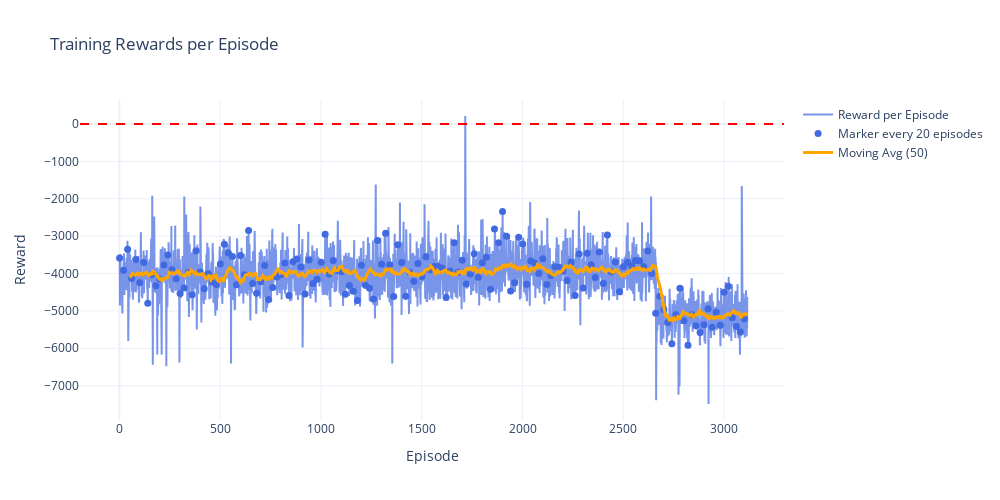

The code cell stored with this chart in its notebook:
### Code cell
import plotly.graph_objects as go
import numpy as np
import os

logs_path = "/Users/danielemateria/Desktop/q-learning-maze-robot/logs"
log_file_paths = os.listdir(logs_path)
log_file_paths = [os.path.join(logs_path, file) for file in log_file_paths if file.endswith('.log')]
log_file_paths.sort()

def extract_rewards_from_log(log_file_paths):
    rewards = np.array([])
    for log_file_path in log_file_paths:
        with open(log_file_path, 'r') as file:
            for line in file:
                if "|" in line:
                    reward = line.split("|")[1].strip()
                    reward = float(reward.split(":")[-1])
                    rewards = np.append(rewards, reward)
    return rewards

def plot_rewards_plotly(rewards, window=50, marker_every=20):
    episodes = np.arange(1, len(rewards) + 1)
    fig = go.Figure()
    # Linea principale
    fig.add_trace(go.Scatter(
        x=episodes, y=rewards,
        mode='lines',
        name='Reward per Episode',
        line=dict(color='royalblue', width=2),
        opacity=0.7
    ))
    # Marker ogni marker_every episodi
    marker_idx = np.arange(0, len(rewards), marker_every)
    fig.add_trace(go.Scatter(
        x=episodes[marker_idx], y=rewards[marker_idx],
        mode='markers',
        name=f'Marker every {marker_every} episodes',
        marker=dict(color='royalblue', size=7, symbol='circle')
    ))
    # Media mobile
    if len(rewards) >= window:
        moving_avg = np.convolve(rewards, np.ones(window)/window, mode='valid')
        fig.add_trace(go.Scatter(
            x=episodes[window-1:], y=moving_avg,
            mode='lines',
            name=f'Moving Avg ({window})',
            line=dict(color='orange', width=3)
        ))
    fig.update_layout(
        title='Training Rewards per Episode',
        xaxis_title='Episode',
        yaxis_title='Reward',
        template='plotly_white',
        legend=dict(font=dict(size=12)),
        width=1000, height=500
    )
    fig.add_hline(y=0, line_dash="dash", line_color="red")
    fig.show()

rewards = extract_rewards_from_log(log_file_paths)
print("Total episodes: ", len(rewards))
print("Last episode reward: ", rewards[-1])
print("Rewards over -500: ", len(rewards[rewards > -500]))
plot_rewards_plotly(rewards)

### Figure 1 — Plotly figure (JSON) as saved in the notebook; plotly's stock layout.template omitted (floating-point values rounded to 4 significant figures; data arrays with more than 128 entries replaced by an {"elided": "..."} marker saying what was removed)
{"data": [{"line": {"color": "royalblue", "width": 2}, "mode": "lines", "name": "Reward per Episode", "opacity": 0.7, "type": "scatter", "x": {"elided": "3115 int values"}, "y": {"elided": "3115 float values"}}, {"marker": {"color": "royalblue", "size": 7, "symbol": "circle"}, "mode": "markers", "name": "Marker every 20 episodes", "type": "scatter", "x": {"elided": "156 int values"}, "y": {"elided": "156 float values"}}, {"line": {"color": "orange", "width": 3}, "mode": "lines", "name": "Moving Avg (50)", "type": "scatter", "x": {"elided": "3066 int values"}, "y": {"elided": "3066 float values"}}], "layout": {"height": 500, "legend": {"font": {"size": 12}}, "shapes": [{"line": {"color": "red", "dash": "dash"}, "type": "line", "x0": 0, "x1": 1, "xref": "x domain", "y0": 0, "y1": 0, "yref": "y"}], "title": {"text": "Training Rewards per Episode"}, "width": 1000, "xaxis": {"title": {"text": "Episode"}}, "yaxis": {"title": {"text": "Reward"}}}}
